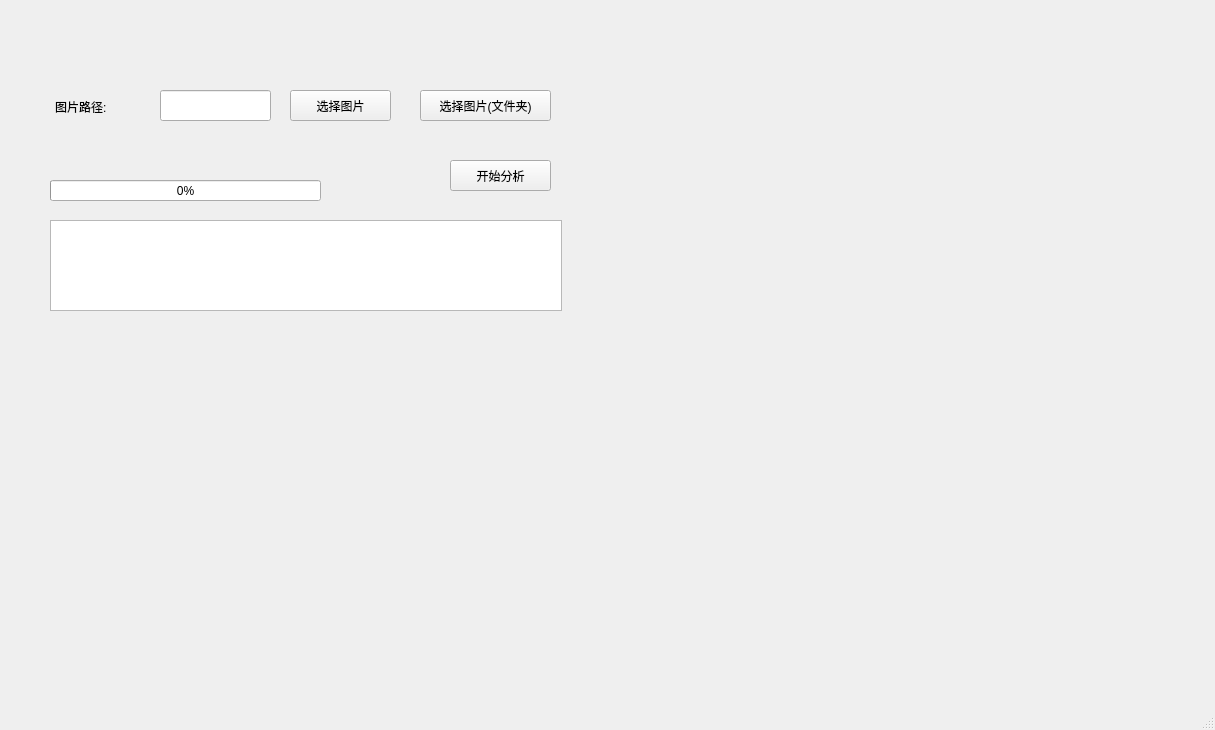
<?xml version="1.0" encoding="UTF-8"?>
<ui version="4.0">
 <class>mainWindow</class>
 <widget class="QMainWindow" name="mainWindow">
  <property name="geometry">
   <rect>
    <x>0</x>
    <y>0</y>
    <width>1215</width>
    <height>730</height>
   </rect>
  </property>
  <property name="windowTitle">
   <string>BacteriaToolkit</string>
  </property>
  <widget class="QWidget" name="centralwidget">
   <widget class="QPushButton" name="LaunchButton">
    <property name="geometry">
     <rect>
      <x>450</x>
      <y>160</y>
      <width>101</width>
      <height>31</height>
     </rect>
    </property>
    <property name="text">
     <string>开始分析</string>
    </property>
   </widget>
   <widget class="QLabel" name="label">
    <property name="geometry">
     <rect>
      <x>55</x>
      <y>91</y>
      <width>71</width>
      <height>31</height>
     </rect>
    </property>
    <property name="text">
     <string>图片路径:</string>
    </property>
   </widget>
   <widget class="QLineEdit" name="imgPathText">
    <property name="geometry">
     <rect>
      <x>160</x>
      <y>90</y>
      <width>111</width>
      <height>31</height>
     </rect>
    </property>
   </widget>
   <widget class="QPushButton" name="openImageButton">
    <property name="geometry">
     <rect>
      <x>290</x>
      <y>90</y>
      <width>101</width>
      <height>31</height>
     </rect>
    </property>
    <property name="text">
     <string>选择图片</string>
    </property>
   </widget>
   <widget class="QLabel" name="imageLabel">
    <property name="geometry">
     <rect>
      <x>570</x>
      <y>20</y>
      <width>640</width>
      <height>480</height>
     </rect>
    </property>
    <property name="text">
     <string/>
    </property>
   </widget>
   <widget class="QTextBrowser" name="textBrowser">
    <property name="geometry">
     <rect>
      <x>50</x>
      <y>220</y>
      <width>512</width>
      <height>91</height>
     </rect>
    </property>
   </widget>
   <widget class="QLabel" name="countLabel">
    <property name="geometry">
     <rect>
      <x>360</x>
      <y>330</y>
      <width>201</width>
      <height>41</height>
     </rect>
    </property>
    <property name="font">
     <font>
      <family>Agency FB</family>
      <pointsize>20</pointsize>
      <weight>75</weight>
      <bold>true</bold>
     </font>
    </property>
    <property name="text">
     <string/>
    </property>
   </widget>
   <widget class="QProgressBar" name="progressBar">
    <property name="geometry">
     <rect>
      <x>50</x>
      <y>180</y>
      <width>271</width>
      <height>21</height>
     </rect>
    </property>
    <property name="value">
     <number>0</number>
    </property>
   </widget>
   <widget class="QPushButton" name="openImageDirButton">
    <property name="geometry">
     <rect>
      <x>420</x>
      <y>90</y>
      <width>131</width>
      <height>31</height>
     </rect>
    </property>
    <property name="text">
     <string>选择图片(文件夹)</string>
    </property>
   </widget>
  </widget>
  <widget class="QMenuBar" name="menubar">
   <property name="geometry">
    <rect>
     <x>0</x>
     <y>0</y>
     <width>1215</width>
     <height>22</height>
    </rect>
   </property>
  </widget>
  <widget class="QStatusBar" name="statusbar"/>
 </widget>
 <resources/>
 <connections/>
</ui>
